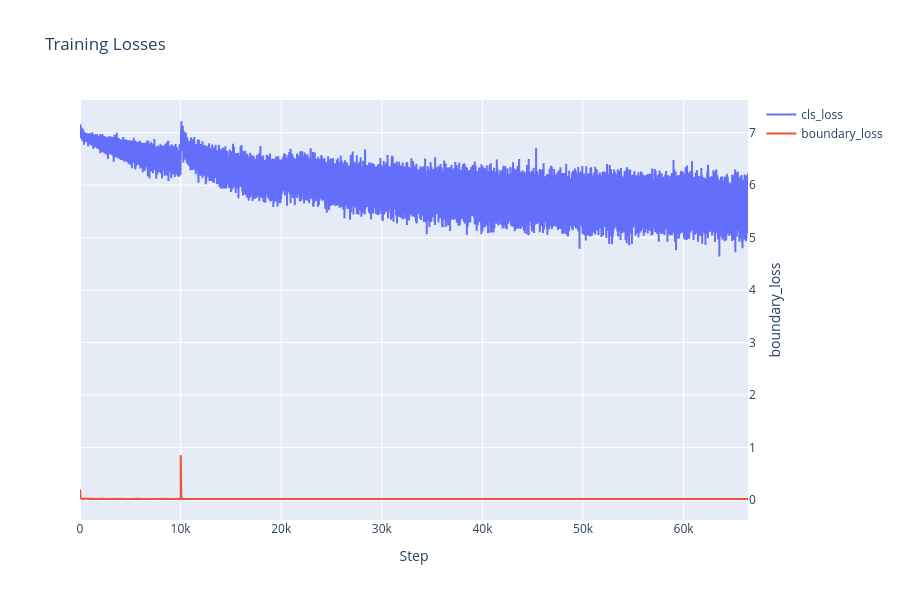

The notebook cell this image was saved under:
### Code cell
cls_losses, boundary_losses = parse_losses(log_file)
print(f"Parsed {len(cls_losses)} points")
plot_losses_interactive(cls_losses, boundary_losses)

### Figure 1 — Plotly figure (JSON) as saved in the notebook; plotly's stock layout.template omitted (floating-point values rounded to 4 significant figures; data arrays with more than 128 entries replaced by an {"elided": "..."} marker saying what was removed)
{"data": [{"mode": "lines", "name": "cls_loss", "type": "scatter", "x": {"elided": "66399 int values"}, "y": {"elided": "66399 float values"}, "yaxis": "y"}, {"mode": "lines", "name": "boundary_loss", "type": "scatter", "x": {"elided": "66399 int values"}, "y": {"elided": "66399 float values"}, "yaxis": "y"}], "layout": {"height": 600, "hovermode": "x unified", "title": {"text": "Training Losses"}, "xaxis": {"title": {"text": "Step"}}, "yaxis": {"overlaying": "y", "side": "right", "title": {"text": "boundary_loss"}}}}
